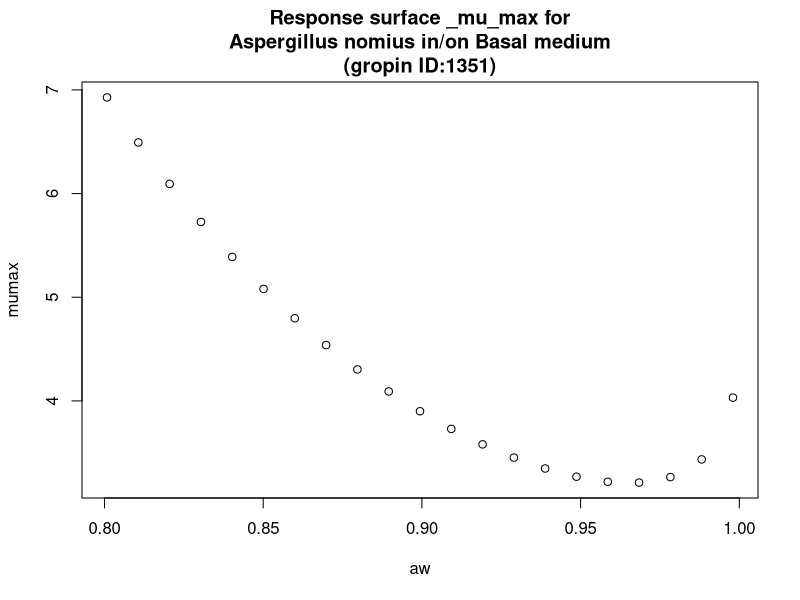

Recreate this plot in R.
#############################
# start of Parameter script
#############################
aw <- seq(0.8008,0.998001998001998,length.out=21)
#############################
# end of Parameter script
#############################
############################# 
# start of Model script Gropin ID 1351 
#############################
 
# constant coefficients for this model
 
variables <- data.frame(aw)
argumentsPar <- unique.data.frame(expand.grid(variables))
 
# heart of the model
response_surface <- function(aw) {
   mumax <-exp(1.561-4.240*sqrt(1-aw)+11.38*(sqrt(1-aw))^2)

	return(mumax=mumax)
} 

# output parameters
responseSurface <- cbind(argumentsPar,response_surface(argumentsPar['aw']))
colnames(responseSurface) <- c(colnames(argumentsPar),'mumax')
#############################
# End of Model script
#############################
############################# 
# start of Visualisation script Gropin ID 1351 
#############################
titleText <-'Response surface _mu_max for
Aspergillus nomius in/on Basal medium
(gropin ID:1351)'
plot(aw,responseSurface$'mumax',xlab='aw',
                          ylab='mumax',main=titleText)
#############################
# End of Visualisation script
#############################
